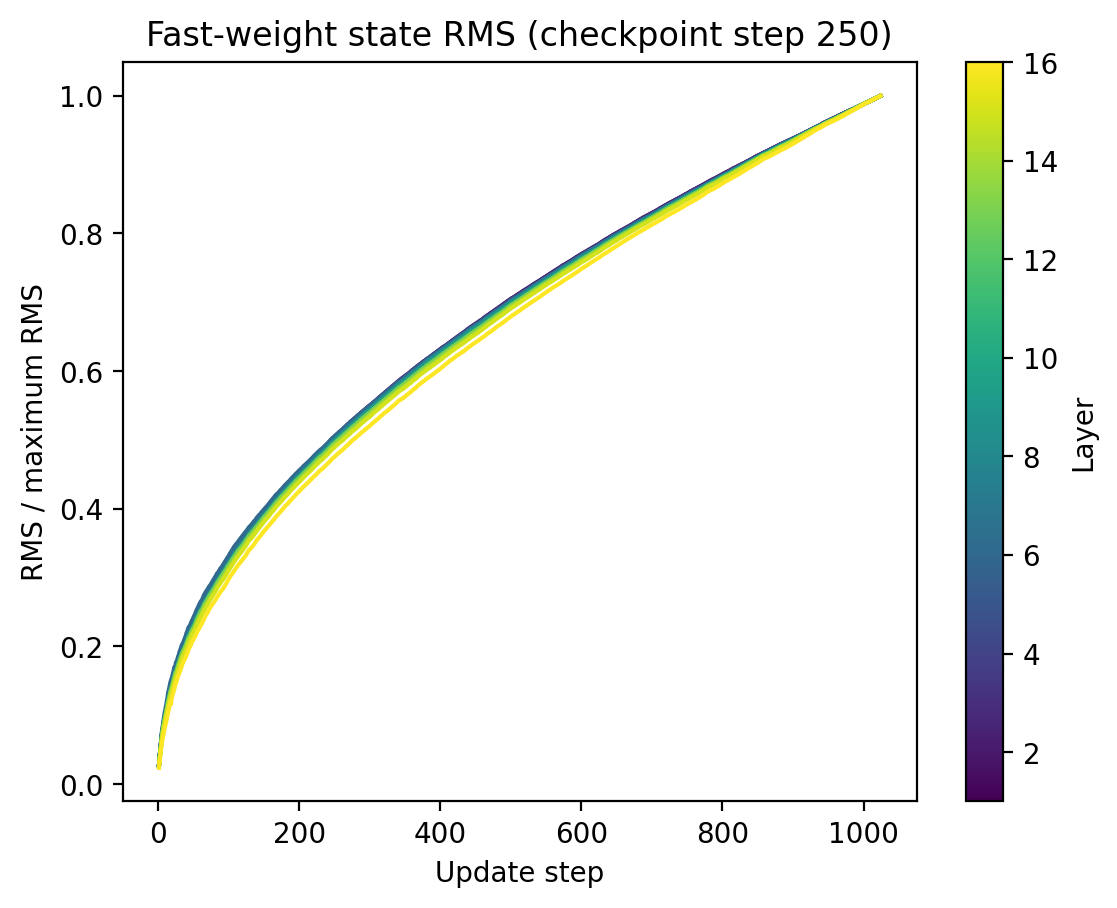

Reproduce this figure in Python.
import argparse
from pathlib import Path

import datasets
import matplotlib.pyplot as plt
import torch
from tqdm import trange

from evaluate_icl import (
    DEFAULT_CHECKPOINT,
    DEFAULT_DATASET,
    DEFAULT_TOKENIZER,
    adaptation_loss,
    autocast,
    encode,
    load_model,
    load_tokenizer,
)


def main():
    parser = argparse.ArgumentParser()
    parser.add_argument("--checkpoint", default=DEFAULT_CHECKPOINT)
    parser.add_argument("--checkpoint-step", type=int, default=250)
    parser.add_argument("--dataset", default=DEFAULT_DATASET)
    parser.add_argument("--subset")
    parser.add_argument("--tokenizer", default=DEFAULT_TOKENIZER)
    parser.add_argument("--batch-size", type=int, default=4)
    parser.add_argument("--max-length", type=int, default=1024)
    parser.add_argument("--dtype", default="bfloat16")
    parser.add_argument("--device", default="cuda" if torch.cuda.is_available() else "cpu")
    parser.add_argument("--output", type=Path, default=Path("state_rms.png"))
    args = parser.parse_args()

    device = torch.device(args.device)
    subsets = [args.subset] if args.subset else datasets.get_dataset_config_names(args.dataset)
    rows = []
    for subset in subsets:
        dataset = datasets.load_dataset(args.dataset, subset, split="train")
        rows += [row for row in dataset if len(row["train_data"]) >= 1024]
        if len(rows) >= args.batch_size:
            break
    rows = rows[:args.batch_size]
    if len(rows) < args.batch_size:
        raise ValueError(f"Only found {len(rows)} rows with 1024 examples")

    model = load_model(args.checkpoint, args.checkpoint_step, device)
    tokenizer = load_tokenizer(args.tokenizer)
    model.init_state(args.batch_size, device)
    model.empty_state()

    rms = []
    for step in trange(1024, desc="Updating fast weights"):
        input_ids, assistant_mask, attention_mask = encode(
            tokenizer, [row["train_data"][step] for row in rows], args.max_length, device
        )
        with torch.enable_grad(), autocast(device, args.dtype):
            logits = model(input_ids, logits_to_keep=slice(0, -1))[0]
            loss = adaptation_loss(input_ids, assistant_mask, attention_mask, logits, 0.0)
        loss.backward()
        model.update_state()
        rms.append([
            layer.mlp.fast.state.float().square().mean((-2, -1)).sqrt().mean().item()
            for layer in model.model.layers
        ])

    rms = torch.tensor(rms)
    rms /= rms.amax(dim=0, keepdim=True).clamp_min(1e-12)
    colors = plt.cm.viridis(torch.linspace(0, 1, rms.shape[1]))
    for layer, color in enumerate(colors):
        plt.plot(range(1, 1025), rms[:, layer], color=color)
    plt.xlabel("Update step")
    plt.ylabel("RMS / maximum RMS")
    plt.title(f"Fast-weight state RMS (checkpoint step {args.checkpoint_step})")
    colorbar = plt.colorbar(
        plt.cm.ScalarMappable(cmap="viridis", norm=plt.Normalize(1, rms.shape[1])),
        ax=plt.gca(),
    )
    colorbar.set_label("Layer")
    args.output.parent.mkdir(parents=True, exist_ok=True)
    plt.savefig(args.output, dpi=200, bbox_inches="tight")
    print(f"Saved {args.output}")


if __name__ == "__main__":
    main()
